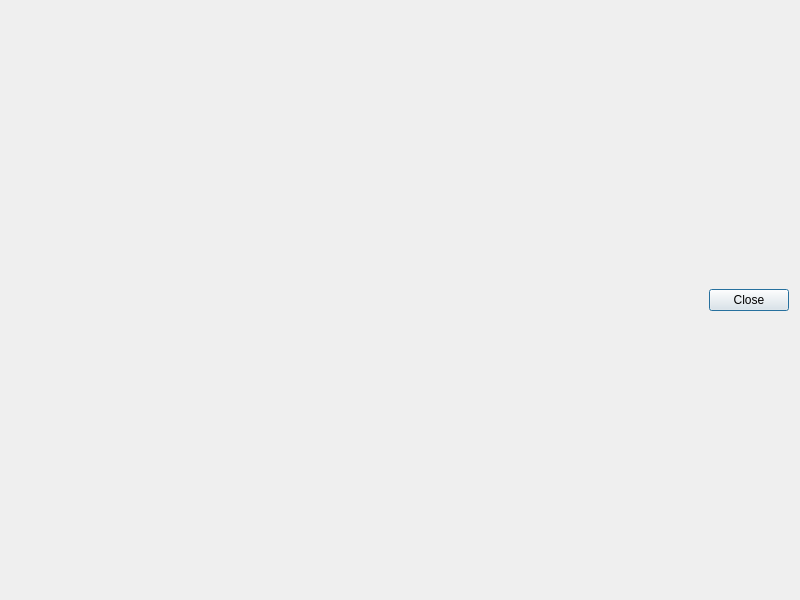
<?xml version="1.0" encoding="UTF-8"?>
<ui version="4.0">
 <class>KstViewStringsDialog</class>
 <widget class="QDialog" name="KstViewStringsDialog">
  <property name="geometry">
   <rect>
    <x>0</x>
    <y>0</y>
    <width>800</width>
    <height>600</height>
   </rect>
  </property>
  <property name="windowTitle">
   <string>View String Values</string>
  </property>
  <layout class="QVBoxLayout">
   <item>
    <layout class="QHBoxLayout">
     <item>
      <spacer name="spacer5">
       <property name="orientation">
        <enum>Qt::Horizontal</enum>
       </property>
       <property name="sizeType">
        <enum>QSizePolicy::Expanding</enum>
       </property>
       <property name="sizeHint" stdset="0">
        <size>
         <width>351</width>
         <height>21</height>
        </size>
       </property>
      </spacer>
     </item>
     <item>
      <widget class="QPushButton" name="Cancel">
       <property name="sizePolicy">
        <sizepolicy hsizetype="Fixed" vsizetype="Fixed">
         <horstretch>0</horstretch>
         <verstretch>0</verstretch>
        </sizepolicy>
       </property>
       <property name="text">
        <string>Close</string>
       </property>
      </widget>
     </item>
    </layout>
   </item>
  </layout>
 </widget>
 <layoutdefault spacing="6" margin="11"/>
 <pixmapfunction>qPixmapFromMimeSource</pixmapfunction>
 <resources/>
 <connections/>
</ui>
